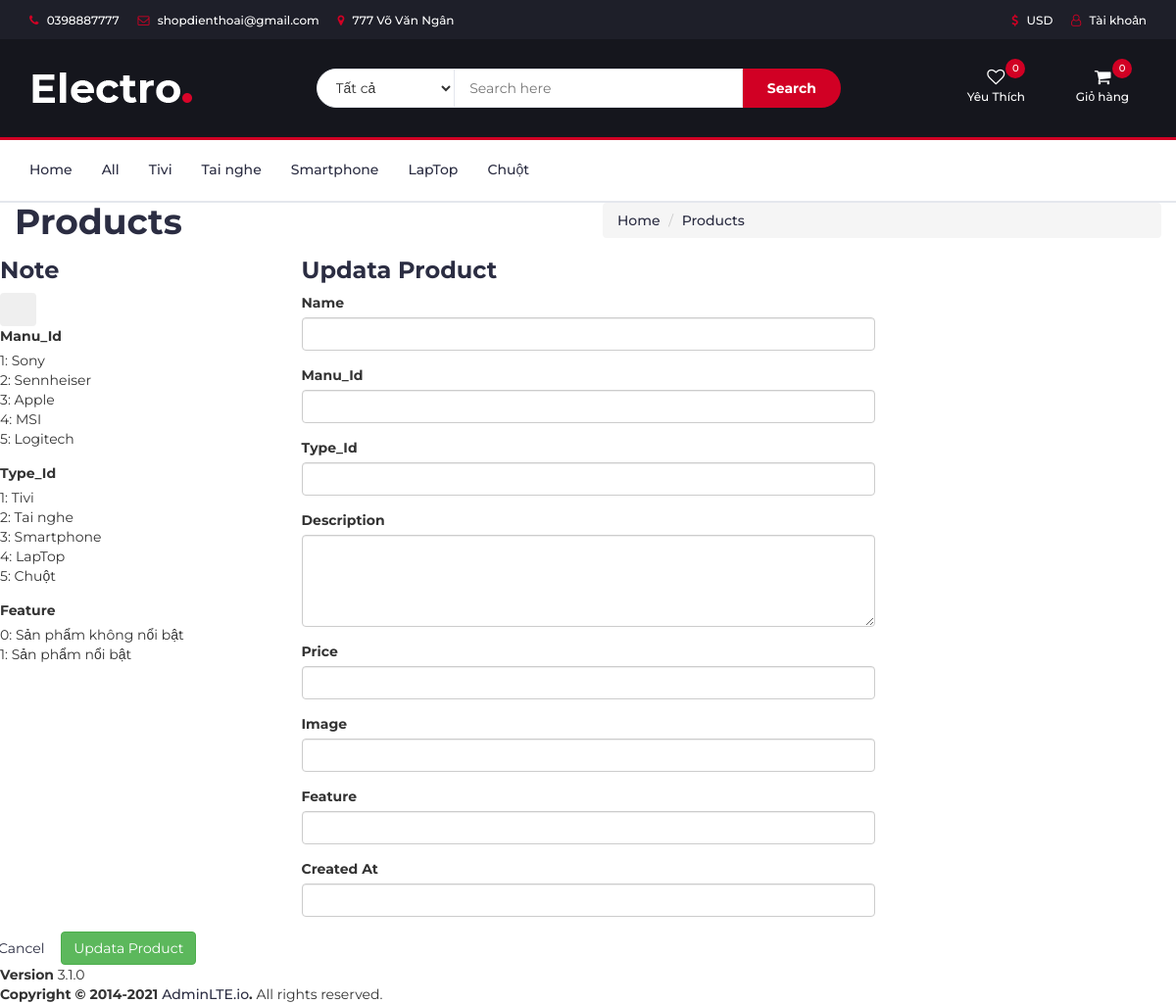
Page /up_products.php on the committed database.
### tables this page shows
CREATE TABLE IF NOT EXISTS `protypes` (
  `type_id` int(11) NOT NULL AUTO_INCREMENT,
  `type_name` varchar(100) NOT NULL,
  PRIMARY KEY (`type_id`)
);

CREATE TABLE IF NOT EXISTS `manufactures` (
  `manu_id` int(11) NOT NULL AUTO_INCREMENT,
  `manu_name` varchar(100) NOT NULL,
  PRIMARY KEY (`manu_id`)
);

### cart.php (called while the page is built, shortened)
<?php
		 function qty()
			{
				$sum = 0;
				if(isset($_SESSION['cart'])):
				   foreach($_SESSION['cart'] as $key => $qty):
					   if(isset($key)) { $sum++; }
					   endforeach;
				   else:
					   $sum = 0;
				   endif;
				   return $sum;
			}	?>

### models/db.php (called while the page is built)
<?php
class Db
{
    public static $connection;
    public function __construct()
    {
        if (!self::$connection) {
            self::$connection = new mysqli(DB_HOST, DB_USER, DB_PASSWORD, DB_NAME,PORT);
            self::$connection->set_charset(DB_CHARSET);
        }
        return self::$connection;
    }
}
?>

### models/protypes.php (called while the page is built, shortened)
<?php
class Protypes extends Db
{
    public function getAllProtypes()
    {
        $sql = self::$connection->prepare("SELECT * FROM protypes ORDER BY type_id");
        $sql->execute();
        $items = $sql->get_result()->fetch_all(MYSQLI_ASSOC);
        return $items;
    }
}
?>

### models/manufactures.php (called while the page is built, shortened)
<?php
class Manufactures extends Db
{
    public function getAllManufactures()
    {
        $sql = self::$connection->prepare("SELECT * FROM manufactures ORDER BY manu_id");
        $sql->execute();
        $items = $sql->get_result()->fetch_all(MYSQLI_ASSOC);
        return $items;
    }
}
?>

### models/products.php (called while the page is built, shortened)
<?php
class Products extends Db
{
    public function getProductsById($id)
    {
        $sql = self::$connection->prepare("SELECT * FROM products WHERE id = ?");
        $sql->bind_param("i", $id);
        $sql->execute();
        $items = $sql->get_result()->fetch_all(MYSQLI_ASSOC);
        return $items;
    }
}
?>

### up_products.php (the view, shortened to what this page needs)
  <?php
require("../../../models/db.php");
require("../../../models/products.php");
require("../../../models/protypes.php");
require("../../../models/manufactures.php");
$Products = new Products;
$getProductsById = $Products->getProductsById(intval($id));
$Protypes = new Protypes;
$getAllProtypes = $Protypes->getAllProtypes();
$Manufactures = new Manufactures;
$getAllManufactures = $Manufactures->getAllManufactures();
?>
<?php include("header.php") ?>
  <div class="content-wrapper">
    <section class="content-header">
      <div class="container-fluid">
        <div class="row mb-2">
          <div class="col-sm-6">
            <h1>Products</h1>
          </div>
          <div class="col-sm-6">
            <ol class="breadcrumb float-sm-right">
            <li class="breadcrumb-item"><a href="../../index.php">Home</a></li>
              <li class="breadcrumb-item active"><a href="products.php"></i>Products</a></li>
            </ol>
          </div>
        </div>
      </div>
    </section>
    <form action="" method="post">
    <section class="content">
      <div class="row">
      <div class="col-md-3">
        <div class="card card-primary">
          <div class="card-header">
            <h3 class="card-title">Note</h3>
            <div class="card-tools">
                <button type="button" class="btn btn-tool" data-card-widget="collapse" title="Collapse">
                  <i class="fas fa-minus"></i>
                </button>
              </div>
          </div>
          <div class="card-body">
          <div class="form-group">
            <label for="inputName">Manu_Id</label>
              <ul style="list-style: none;">
                <?php foreach($getAllManufactures as $value): ?>
                  <li><?= $value['manu_id'] ?>: <?= $value['manu_name'] ?></li>
                <?php endforeach; ?>
              </ul>
            </div>
            <div class="form-group">
            <label for="inputName">Type_Id</label>
              <ul style="list-style: none;">
                <?php foreach($getAllProtypes as $value): ?>
                  <li><?= $value['type_id'] ?>: <?= $value['type_name'] ?></li>
                <?php endforeach; ?>
              </ul>
            </div>
            <div class="form-group">
            <label for="inputName">Feature</label>
              <ul style="list-style: none;">
              <li>0: Sản phẩm không nổi bật</li>
              <li>1: Sản phẩm nổi bật</li>
              </ul>
            </div>
        </div>
        </div>
      </div>
        <div class="col-md-6">
          <div class="card card-primary">
            <div class="card-header">
              <h3 class="card-title">Updata Product</h3>
            </div>
            <div class="card-body">
              <div class="form-group">
                <label for="inputName">Name</label>
                <input type="text" id="inputName" name="name" value="<?= $getProductsById[0]['name'] ?>" class="form-control">
              </div>
              <div class="form-group">
                <label for="inputStatus">Manu_Id</label>
                <input name="manuid" type="text" id="inputClientCompany" value="<?= $getProductsById[0]['manu_id'] ?>" class="form-control">
              </div>
              <div class="form-group">
                <label for="inputStatus">Type_Id</label>
                <input name="typeid" type="text" id="inputClientCompany" value="<?= $getProductsById[0]['type_id'] ?>" class="form-control">
              </div>
              <div class="form-group">
                <label for="inputDescription">Description</label>
                <textarea name="description" id="inputDescription" class="form-control" rows="4"><?= $getProductsById[0]['description'] ?></textarea>
              </div>
              <div class="form-group">
                <label for="inputClientCompany">Price</label>
                <input name="price" type="text" value="<?= $getProductsById[0]['price'] ?>" id="inputClientCompany" class="form-control">
              </div>
              <div class="form-group">
                <label for="inputProjectLeader">Image</label>
                <input  name="image" type="text" id="inputProjectLeader" value="<?= $getProductsById[0]['image'] ?>" class="form-control">
              </div>
              <div class="form-group">
                <label for="inputStatus">Feature</label>
                <input  name="feature" type="text" id="inputProjectLeader" value="<?= $getProductsById[0]['feature'] ?>" class="form-control">
              </div>
              <div class="form-group">
                <label for="inputStatus">Created At</label>
                <input  name="createdat" type="text" id="inputProjectLeader" value="<?= $getProductsById[0]['created_at'] ?>" class="form-control">
              </div>
            </div>
          </div>
        </div>
      </div>
      <div class="row">
        <div class="col-6">
          <a href="products.php" class="btn btn-secondary">Cancel</a>
          <input type="submit" name="submit" value="Updata Product" class="btn btn-success float-right">
      </div>
    </section>
    </form>
  </div>
  <footer class="main-footer">
    <div class="float-right d-none d-sm-block">
      <b>Version</b> 3.1.0
    </div>
    <strong>Copyright &copy; 2014-2021 <a href="https://adminlte.io">AdminLTE.io</a>.</strong> All rights reserved.
  </footer>
</body>
</html>

### header.php (shortened to what this page needs)
<?php require("cart.php"); ?>
<!DOCTYPE html>
<html lang="en">
	<head>
		<link type="text/css" rel="stylesheet" href="css/bootstrap.min.css"/>
		<link type="text/css" rel="stylesheet" href="css/slick.css"/>
		<link type="text/css" rel="stylesheet" href="css/slick-theme.css"/>
		<link type="text/css" rel="stylesheet" href="css/nouislider.min.css"/>
		<link rel="stylesheet" href="css/font-awesome.min.css">
		<link type="text/css" rel="stylesheet" href="css/style.css"/>
    </head>
	<body>
		<header>
			<div id="top-header">
				<div class="container">
					<ul class="header-links pull-left">
						<li><a href="#"><i class="fa fa-phone"></i> 0398887777</a></li>
						<li><a href="#"><i class="fa fa-envelope-o"></i> shopdienthoai@gmail.com</a></li>
						<li><a href="#"><i class="fa fa-map-marker"></i> 777 Võ Văn Ngân</a></li>
					</ul>
					<ul class="header-links pull-right">
						<li><a href="#"><i class="fa fa-dollar"></i> USD</a></li>
						<?php if(!isset($_SESSION['username'])): ?>
							<li><a href="./login/login.php"><i class="fa fa-user-o"></i> Tài khoản</a></li>
						<?php else: ?>
							<li><a href="./login/logout.php"><i class="fa fa-sign-out"></i><?= $_SESSION['username'] ?></a></li>
						<?php endif; ?>
					</ul>
				</div>
			</div>
			<div id="header">
				<div class="container">
					<div class="row">
						<div class="col-md-3">
							<div class="header-logo">
								<a href="#" class="logo">
									<img src="./img/logo.png" alt="">
								</a>
							</div>
						</div>
						<div class="col-md-6">
							<div class="header-search">
								<form action="store.php" method="get">
									<select class="input-select">
										<option value="0">Tất cả</option>
									</select>
									<input class="input" name="keyword" placeholder="Search here">
									<button type="submit" class="search-btn">Search</button>
								</form>
							</div>
						</div>
						<div class="col-md-3 clearfix">
							<div class="header-ctn">
								<div>
									<a href="#">
										<i class="fa fa-heart-o"></i>
										<span>Yêu Thích</span>
										<div class="qty">0</div>
									</a>
								</div>
								<div class="dropdown">
									<a class="dropdown-toggle" data-toggle="dropdown" aria-expanded="true">
										<i class="fa fa-shopping-cart"></i>
										<span>Giỏ hàng</span>
										<div class="qty"><?php echo qty(); ?></div>
									</a>
								</div>
							</div>
						</div>
					</div>
				</div>
			</div>
		</header>
		<nav id="navigation">
			<div class="container">
				<div id="responsive-nav">
					<ul class="main-nav nav navbar-nav">
						<li><a href="index.php">Home</a></li>
						<li><a href="all.php?page=1">All</a></li>
						<?php foreach ($getAllProtypes as $value): ?>
							<li><a href="store_menu.php?typeid=<?php echo $value['type_id']?>"><?php echo $value['type_name'] ?></a></li>
						<?php endforeach; ?>
					</ul>
				</div>
			</div>
		</nav>

### css/style.css (style rules this page uses)
body { font-family: 'Montserrat', sans-serif; font-weight: 400; color: #333; }
h1, h2, h3, h4, h5, h6 { color: #2B2D42; font-weight: 700; margin: 0 0 10px; }
a { color: #2B2D42; font-weight: 500; -webkit-transition: 0.2s color; transition: 0.2s color; }
ul, ol { margin: 0; padding: 0; list-style: none }
.input { height: 40px; padding: 0px 15px; border: 1px solid #E4E7ED; background-color: #FFF; width: 100%; }
.input-select { padding: 0px 15px; background: #FFF; border: 1px solid #E4E7ED; height: 40px; }
#top-header { padding-top: 10px; padding-bottom: 10px; background-color: #1E1F29; }
.header-links li { display: inline-block; margin-right: 15px; font-size: 12px; }
.header-links li:last-child { margin-right: 0px; }
.header-links li a { color: #FFF; }
.header-links li i { color: #D10024; margin-right: 5px; }
#header { padding-top: 15px; padding-bottom: 15px; background-color: #15161D; }
.header-logo { float: left; }
.header-logo .logo img { display: block; }
.header-search { padding: 15px 0px; }
.header-search form { position: relative; }
.header-search form .input-select { margin-right: -4px; border-radius: 40px 0px 0px 40px; }
.header-search form .input { width: calc(100% - 260px); margin-right: -4px; }
.header-search form .search-btn { height: 40px; width: 100px; background: #D10024; color: #FFF; font-weight: 700; border: none; border-radius: 0px 40px 40px 0px; }
.header-ctn { float: right; padding: 15px 0px; }
.header-ctn>div { display: inline-block; }
.header-ctn>div+div { margin-left: 15px; }
.header-ctn>div>a { display: block; position: relative; width: 90px; text-align: center; color: #FFF; }
.header-ctn>div>a>i { display: block; font-size: 18px; }
.header-ctn>div>a>span { font-size: 12px; }
.header-ctn>div>a>.qty { position: absolute; right: 15px; top: -10px; width: 20px; height: 20px; line-height: 20px; text-align: center; border-radius: 50%; font-size: 10px; color: #FFF; background-color: #D10024; }
#navigation { background: #FFF; border-bottom: 2px solid #E4E7ED; border-top: 3px solid #D10024; }
.main-nav>li+li { margin-left: 30px }
.main-nav>li>a { padding: 20px 0px; }
.main-nav>li>a:after { content: ""; display: block; width: 0%; height: 2px; background-color: #D10024; -webkit-transition: 0.2s all; transition: 0.2s all; }

### rows in the picture
protypes: type_name "Tivi", type_id "1"
protypes: type_name "Tai nghe", type_id "2"
protypes: type_name "Smartphone", type_id "3"
protypes: type_name "LapTop", type_id "4"
protypes: type_name "Chuột", type_id "5"
manufactures: manu_id "1", manu_name "Sony"
manufactures: manu_id "2", manu_name "Sennheiser"
manufactures: manu_id "3", manu_name "Apple"
manufactures: manu_id "4", manu_name "MSI"
manufactures: manu_id "5", manu_name "Logitech"

### other values in the picture
qty() "0"
